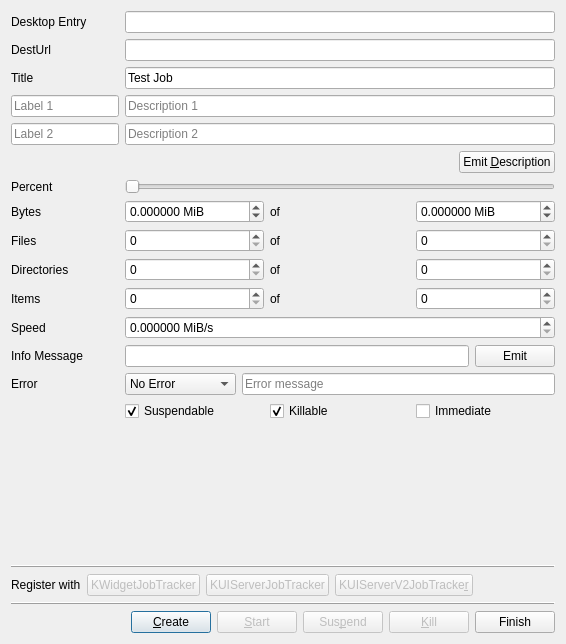
<?xml version="1.0" encoding="UTF-8"?>
<ui version="4.0">
 <class>KJobCreator</class>
 <widget class="QDialog" name="KJobCreator">
  <property name="geometry">
   <rect>
    <x>0</x>
    <y>0</y>
    <width>566</width>
    <height>644</height>
   </rect>
  </property>
  <property name="windowTitle">
   <string>KJobCreator</string>
  </property>
  <layout class="QVBoxLayout" name="verticalLayout">
   <item>
    <layout class="QFormLayout" name="formLayout_2">
     <item row="0" column="0">
      <widget class="QLabel" name="label_10">
       <property name="text">
        <string>Desktop Entry</string>
       </property>
      </widget>
     </item>
     <item row="0" column="1">
      <widget class="QLineEdit" name="desktopEntry"/>
     </item>
     <item row="2" column="0">
      <widget class="QLabel" name="label_2">
       <property name="text">
        <string>DestUrl</string>
       </property>
      </widget>
     </item>
     <item row="2" column="1">
      <widget class="QLineEdit" name="destUrl"/>
     </item>
     <item row="4" column="0">
      <widget class="QLineEdit" name="descriptionLabel1">
       <property name="text">
        <string/>
       </property>
       <property name="placeholderText">
        <string>Label 1</string>
       </property>
      </widget>
     </item>
     <item row="4" column="1">
      <widget class="QLineEdit" name="descriptionValue1">
       <property name="placeholderText">
        <string>Description 1</string>
       </property>
      </widget>
     </item>
     <item row="5" column="0">
      <widget class="QLineEdit" name="descriptionLabel2">
       <property name="placeholderText">
        <string>Label 2</string>
       </property>
      </widget>
     </item>
     <item row="5" column="1">
      <widget class="QLineEdit" name="descriptionValue2">
       <property name="placeholderText">
        <string>Description 2</string>
       </property>
      </widget>
     </item>
     <item row="6" column="1">
      <layout class="QHBoxLayout" name="horizontalLayout_5">
       <item>
        <spacer name="horizontalSpacer">
         <property name="orientation">
          <enum>Qt::Horizontal</enum>
         </property>
         <property name="sizeHint" stdset="0">
          <size>
           <width>40</width>
           <height>20</height>
          </size>
         </property>
        </spacer>
       </item>
       <item>
        <widget class="QPushButton" name="emitDescriptionButton">
         <property name="text">
          <string>Emit &amp;Description</string>
         </property>
        </widget>
       </item>
      </layout>
     </item>
     <item row="8" column="0">
      <widget class="QLabel" name="label_8">
       <property name="text">
        <string>Percent</string>
       </property>
      </widget>
     </item>
     <item row="8" column="1">
      <widget class="QSlider" name="percent">
       <property name="maximum">
        <number>100</number>
       </property>
       <property name="tracking">
        <bool>false</bool>
       </property>
       <property name="orientation">
        <enum>Qt::Horizontal</enum>
       </property>
       <property name="tickInterval">
        <number>1</number>
       </property>
      </widget>
     </item>
     <item row="9" column="0">
      <widget class="QLabel" name="label">
       <property name="text">
        <string>Bytes</string>
       </property>
      </widget>
     </item>
     <item row="9" column="1">
      <layout class="QHBoxLayout" name="horizontalLayout">
       <item>
        <widget class="QDoubleSpinBox" name="processedBytes">
         <property name="suffix">
          <string> MiB</string>
         </property>
         <property name="decimals">
          <number>6</number>
         </property>
         <property name="minimum">
          <double>-1.000000000000000</double>
         </property>
        </widget>
       </item>
       <item>
        <widget class="QLabel" name="bytesOfLabel">
         <property name="text">
          <string>of</string>
         </property>
        </widget>
       </item>
       <item>
        <widget class="QDoubleSpinBox" name="totalBytes">
         <property name="suffix">
          <string> MiB</string>
         </property>
         <property name="decimals">
          <number>6</number>
         </property>
         <property name="minimum">
          <double>-1.000000000000000</double>
         </property>
        </widget>
       </item>
      </layout>
     </item>
     <item row="14" column="0">
      <widget class="QLabel" name="label_3">
       <property name="text">
        <string>Speed</string>
       </property>
      </widget>
     </item>
     <item row="14" column="1">
      <widget class="QDoubleSpinBox" name="speed">
       <property name="suffix">
        <string> MiB/s</string>
       </property>
       <property name="decimals">
        <number>6</number>
       </property>
      </widget>
     </item>
     <item row="15" column="0">
      <widget class="QLabel" name="label_5">
       <property name="text">
        <string>Info Message</string>
       </property>
      </widget>
     </item>
     <item row="15" column="1">
      <layout class="QHBoxLayout" name="horizontalLayout_4">
       <item>
        <widget class="QLineEdit" name="infoMessage"/>
       </item>
       <item>
        <widget class="QPushButton" name="emitInfoMessage">
         <property name="text">
          <string>Emit</string>
         </property>
        </widget>
       </item>
      </layout>
     </item>
     <item row="17" column="0">
      <widget class="QLabel" name="label_7">
       <property name="text">
        <string>Error</string>
       </property>
      </widget>
     </item>
     <item row="17" column="1">
      <layout class="QHBoxLayout" name="horizontalLayout_7">
       <item>
        <widget class="QComboBox" name="errorCombo">
         <item>
          <property name="text">
           <string>No Error</string>
          </property>
         </item>
         <item>
          <property name="text">
           <string>User Canceled</string>
          </property>
         </item>
         <item>
          <property name="text">
           <string>Error</string>
          </property>
         </item>
        </widget>
       </item>
       <item>
        <widget class="QLineEdit" name="errorText">
         <property name="placeholderText">
          <string>Error message</string>
         </property>
        </widget>
       </item>
      </layout>
     </item>
     <item row="3" column="0">
      <widget class="QLabel" name="label_4">
       <property name="text">
        <string>Title</string>
       </property>
      </widget>
     </item>
     <item row="3" column="1">
      <widget class="QLineEdit" name="title">
       <property name="text">
        <string>Test Job</string>
       </property>
      </widget>
     </item>
     <item row="11" column="1">
      <layout class="QHBoxLayout" name="horizontalLayout_3">
       <item>
        <widget class="QSpinBox" name="processedFiles"/>
       </item>
       <item>
        <widget class="QLabel" name="filesOfLabel">
         <property name="text">
          <string>of</string>
         </property>
        </widget>
       </item>
       <item>
        <widget class="QSpinBox" name="totalFiles"/>
       </item>
      </layout>
     </item>
     <item row="11" column="0">
      <widget class="QLabel" name="label_9">
       <property name="text">
        <string>Files</string>
       </property>
      </widget>
     </item>
     <item row="18" column="1">
      <layout class="QHBoxLayout" name="horizontalLayout_8">
       <item>
        <widget class="QCheckBox" name="suspendableCheck">
         <property name="text">
          <string>Suspendable</string>
         </property>
         <property name="checked">
          <bool>true</bool>
         </property>
        </widget>
       </item>
       <item>
        <widget class="QCheckBox" name="killableCheck">
         <property name="text">
          <string>Killable</string>
         </property>
         <property name="checked">
          <bool>true</bool>
         </property>
        </widget>
       </item>
       <item>
        <widget class="QCheckBox" name="immediateCheck">
         <property name="text">
          <string>Immediate</string>
         </property>
        </widget>
       </item>
      </layout>
     </item>
     <item row="12" column="0">
      <widget class="QLabel" name="label_11">
       <property name="text">
        <string>Directories</string>
       </property>
      </widget>
     </item>
     <item row="13" column="0">
      <widget class="QLabel" name="label_12">
       <property name="text">
        <string>Items</string>
       </property>
      </widget>
     </item>
     <item row="12" column="1">
      <layout class="QHBoxLayout" name="horizontalLayout_9">
       <item>
        <widget class="QSpinBox" name="processedDirectories"/>
       </item>
       <item>
        <widget class="QLabel" name="directoriesOfLabel">
         <property name="text">
          <string>of</string>
         </property>
        </widget>
       </item>
       <item>
        <widget class="QSpinBox" name="totalDirectories"/>
       </item>
      </layout>
     </item>
     <item row="13" column="1">
      <layout class="QHBoxLayout" name="horizontalLayout_10">
       <item>
        <widget class="QSpinBox" name="processedItems"/>
       </item>
       <item>
        <widget class="QLabel" name="itemsOfLabel">
         <property name="text">
          <string>of</string>
         </property>
        </widget>
       </item>
       <item>
        <widget class="QSpinBox" name="totalItems"/>
       </item>
      </layout>
     </item>
    </layout>
   </item>
   <item>
    <widget class="QFrame" name="frame_2">
     <property name="frameShape">
      <enum>QFrame::HLine</enum>
     </property>
     <property name="frameShadow">
      <enum>QFrame::Raised</enum>
     </property>
    </widget>
   </item>
   <item>
    <layout class="QHBoxLayout" name="horizontalLayout_2">
     <item>
      <widget class="QLabel" name="label_6">
       <property name="text">
        <string>Register with</string>
       </property>
      </widget>
     </item>
     <item>
      <widget class="QPushButton" name="registerKWidgetJobTracker">
       <property name="enabled">
        <bool>false</bool>
       </property>
       <property name="text">
        <string>KWidgetJobTracker</string>
       </property>
      </widget>
     </item>
     <item>
      <widget class="QPushButton" name="registerKUIServerJobTracker">
       <property name="enabled">
        <bool>false</bool>
       </property>
       <property name="text">
        <string>KUIServerJobTracker</string>
       </property>
      </widget>
     </item>
     <item>
      <widget class="QPushButton" name="registerKUIServerV2JobTracker">
       <property name="enabled">
        <bool>false</bool>
       </property>
       <property name="text">
        <string>KUIServerV2JobTracke&amp;r</string>
       </property>
      </widget>
     </item>
     <item>
      <spacer name="horizontalSpacer_2">
       <property name="orientation">
        <enum>Qt::Horizontal</enum>
       </property>
       <property name="sizeHint" stdset="0">
        <size>
         <width>40</width>
         <height>20</height>
        </size>
       </property>
      </spacer>
     </item>
    </layout>
   </item>
   <item>
    <widget class="QFrame" name="frame">
     <property name="frameShape">
      <enum>QFrame::HLine</enum>
     </property>
     <property name="frameShadow">
      <enum>QFrame::Raised</enum>
     </property>
    </widget>
   </item>
   <item>
    <layout class="QHBoxLayout" name="horizontalLayout_6">
     <item>
      <spacer name="horizontalSpacer_3">
       <property name="orientation">
        <enum>Qt::Horizontal</enum>
       </property>
       <property name="sizeHint" stdset="0">
        <size>
         <width>40</width>
         <height>20</height>
        </size>
       </property>
      </spacer>
     </item>
     <item>
      <widget class="QPushButton" name="createButton">
       <property name="text">
        <string>&amp;Create</string>
       </property>
       <property name="default">
        <bool>true</bool>
       </property>
      </widget>
     </item>
     <item>
      <widget class="QPushButton" name="startButton">
       <property name="enabled">
        <bool>false</bool>
       </property>
       <property name="text">
        <string>&amp;Start</string>
       </property>
      </widget>
     </item>
     <item>
      <widget class="QPushButton" name="suspendButton">
       <property name="enabled">
        <bool>false</bool>
       </property>
       <property name="text">
        <string>Sus&amp;pend</string>
       </property>
       <property name="checkable">
        <bool>true</bool>
       </property>
      </widget>
     </item>
     <item>
      <widget class="QPushButton" name="killButton">
       <property name="enabled">
        <bool>false</bool>
       </property>
       <property name="text">
        <string>&amp;Kill</string>
       </property>
      </widget>
     </item>
     <item>
      <widget class="QPushButton" name="finishButton">
       <property name="text">
        <string>Finish</string>
       </property>
      </widget>
     </item>
    </layout>
   </item>
  </layout>
 </widget>
 <resources/>
 <connections/>
</ui>
